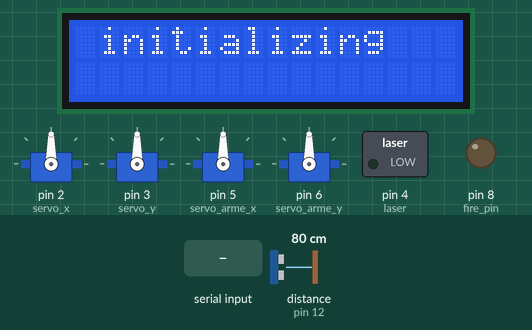
Simulated run of this sketch. Board: Arduino Mega 2560, built with avr-gcc and run on an emulated ATmega2560. On the bench: 16×2 character LCD, 4 × servo, switched loads named in the sketch (green lamp = pin HIGH), output pins drawn as LEDs (lit = HIGH). The inputs (shaded band) are chosen by the test bench; at power-on: distance to the obstacle (sensor on pin 12) 80 cm. The echo pulse lasts 58.3 µs per cm; what the sketch prints to the serial monitor is not drawn.

Above: at 1.7 s.
3.4 s: "x90\n" received over Serial
At 4.6 s:
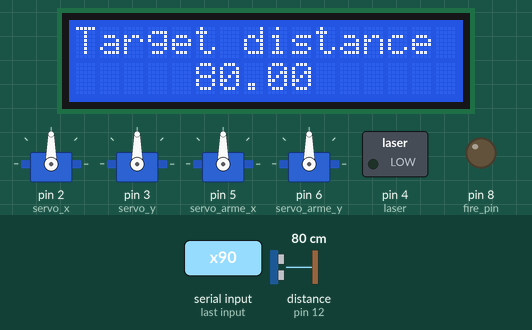
4.9 s: "b/45\n" received over Serial
At 7.5 s:
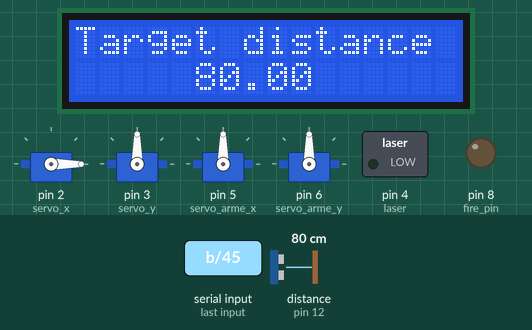
7.9 s: "f90\n" received over Serial
At 8.3 s:
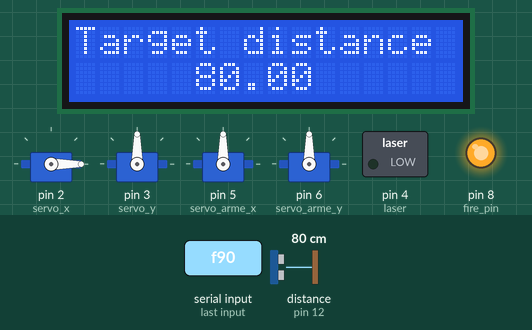
9.4 s: "b90\n" received over Serial
At 10.15 s:
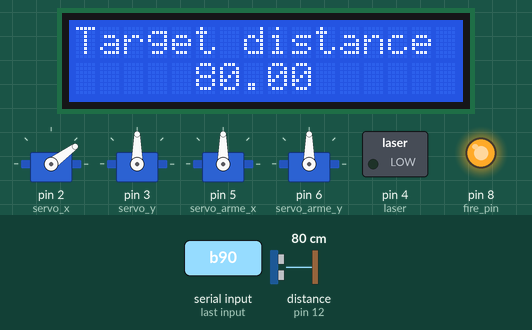
12.4 s: "f/45\n" received over Serial
At 12.9 s:
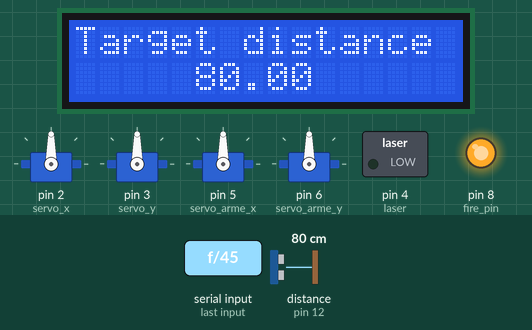
13.9 s: "b\n" received over Serial
At 14.35 s:
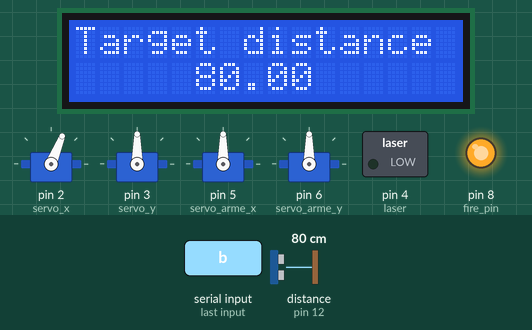
Timing chart, 0 to 17.3 s (numbered marks = the images above; inputs shaded):
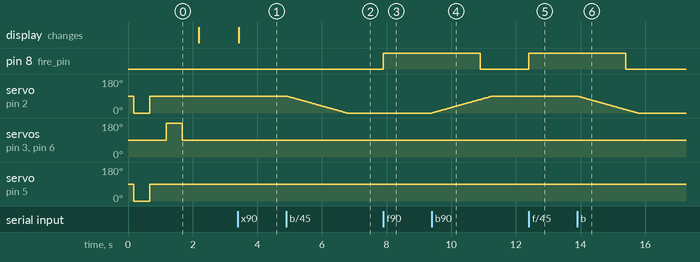

The sketch:

arduino.ino
```cpp
#include <HCSR04.h>
#include<Servo.h>
#include<math.h>
#include <PID_v1.h>
#include <Wire.h>
#include <LiquidCrystal_I2C.h>

LiquidCrystal_I2C lcd(0x27,16,2);  // set the LCD address to 0x27 for a 16 chars and 2 line display

#define NUM_JOY 2
#define MIN_VAL 0
#define MAX_VAL 1023
#define DELAY_MAX 500
#define DELAY_MIN 10
#define DELAY_MOY 1
#define SERVO_X_LIM_MIN 0
#define SERVO_X_LIM_MAX 180
#define SERVO_Y_LIM_MIN 60
#define SERVO_Y_LIM_MAX 160
#define SERVO_X_LIM_MS_MIN 550
#define SERVO_X_LIM_MS_MAX 2400
#define SERVO_Y_LIM_MS_MIN 1300
#define SERVO_Y_LIM_MS_MAX 2200
#define DISTANCE_TRESHOLD 5
int delay_tir = 3000;
bool tir_state =false;
byte triggerPin = 11;
byte echoPin = 12;
float distance;
float ecart_x = 25;
float ecart_y = 8;
const int laser = 4;
const int fire_pin = 8;
int ms_step = 4;
double Setpoint_x, Input_x, Output_x;
double Setpoint_y, Input_y, Output_y;
Servo servo_x;
Servo servo_y;
Servo servo_arme_x;
Servo servo_arme_y;
const double Kpx = 0.0271 , Kix = 0.00109, Kdx = 0.000587 ;
const double Kpy = 0.018 , Kiy = 0.0030, Kdy = 0.000106 ;

const int joyPin [2] = {A9, A8};
int c;

float temp_distance;
String msg = "";         // a string to hold incoming data
boolean stringComplete = false;  // whether the string is complete
char  inChar;
int x , y;
int gisement;
int joy_x,joy_y;
int servo_gisement, servo_site;
int servo_x_ms,servo_arme_x_ms,servo_y_ms,servo_arme_y_ms;
int delay_x,delay_y,tx1,tx2,ty1,ty2;
int t1,t2;
int calibration_joystick_value_x,calibration_joystick_value_y;
int joy_error = 2;
int reference[2] = {90,90};
int jeu_x = -6;
int jeu_y = 6;
bool telemetre_state = true;
bool joytick_state = false;
bool gisement_search_state  = false;
bool tracking_state = false;
bool couplage_state = false;
PID PID_x(&Input_x, &Output_x, &Setpoint_x, Kpx, Kix, Kdx, REVERSE);
PID PID_y(&Input_y, &Output_y, &Setpoint_y, Kpy, Kiy, Kdy, REVERSE);
HCSR04 hc(triggerPin, echoPin);
float distance_msg = 0;
// temp
int site;
float projection;
char terminator = '\n';

void setup() {
  pinMode(fire_pin,OUTPUT);
  lcd.init();
  lcd.backlight();
  lcd.setCursor(1,0);
  lcd.print("initializing");
  Serial.begin(115200);
  servo_x.attach(2);
  servo_y.attach(3);
  servo_x.write(reference[0]);
  servo_y.write(reference[1]);
  servo_arme_x.attach(5);
  servo_arme_y.attach(6);
  servo_arme_x.write(reference[0]);
  servo_arme_y.write(reference[1]);
   for (int i = 0; i < NUM_JOY; i++) pinMode(joyPin[i], INPUT);
  msg.reserve(200);
  Setpoint_x = 0;
  Setpoint_y = 0;
  PID_x.SetMode(AUTOMATIC);
  PID_y.SetMode(AUTOMATIC);
  pinMode(laser,OUTPUT);
  digitalWrite(laser,LOW);
  digitalWrite(fire_pin,LOW);
  calibration_joystick_value_x = analogRead(joyPin[0]);
  calibration_joystick_value_y = analogRead(joyPin[1]);
  Serial.println(calibration_joystick_value_x);
  Serial.println(calibration_joystick_value_y);
  delay(100);
  initialisation();
  while (!Serial) {
    ; // wait for serial port to connect. Needed for native USB
  }
Serial.println("ready");
lcd.clear();
}

void loop() {
  if (gisement_search_state)
  {
    gisement = msg.substring(1).toInt();
    gisement_search(gisement);
  }
  if (joytick_state)
  {
    joystick_control();
  }
  //Serial.print("x    ");Serial.print(servo_x.read());
  //Serial.print("        y    ");Serial.println(servo_y.read());
  if (tir_state)fire();
  couplage_state = false;

}


void serialEvent() {
  if (Serial.available()) {
    msg = Serial.readStringUntil(terminator);
    inChar = msg[0];
    if (inChar  == 'b')
    {
      gisement_search_state = true;
      joytick_state = false;
      tracking_state = false;
      tx1 = millis();
      digitalWrite(laser,LOW);

    }
    else if (inChar  == 'j')
    {
      gisement_search_state = false;
      joytick_state = (msg[1] == '1') ? true : false;
      tracking_state = false;
    }
    else if (inChar == 'x')
    {
      gisement_search_state = false;
      joytick_state = false;
      tracking_state = true;
      decode_x_y(msg);
      //tracking();
      tracking_pid();
    }
    else if (inChar == 'd')
    {
      get_distance(msg);
    }
   else if (inChar == 'f')
    {
      t1 = millis();
      digitalWrite(fire_pin,HIGH);
      tir_state = true;
    }
  }
}

void gisement_search( int g)
{
    //Serial.print("gisement    ");Serial.println(g);
    site = reference[1];
    servo_gisement = servo_x.read();
    servo_site = servo_y.read();
    tx2 = millis();
    //Serial.println(tx2 - tx1);
    if (tx2 - tx1 >  DELAY_MOY)
    {
      if (servo_gisement < g)
       {
          servo_x.writeMicroseconds(servo_x.readMicroseconds()+1);
       }
       else if (servo_gisement > g)
       {
         servo_x.writeMicroseconds(servo_x.readMicroseconds()-1);
       }
       if (servo_site < site)
       {
          servo_y.writeMicroseconds(servo_y.readMicroseconds()+1);
       }
       else if (servo_site > site)
       {
         servo_y.writeMicroseconds(servo_y.readMicroseconds()-1);
       }
      if  (servo_site == site &&  gisement == servo_x.read())
      {
        gisement_search_state = false;
        return ;
      }
     tx1 = millis();
  }
}

void joystick_control()
{
    joy_x = map(analogRead(joyPin[0]),MIN_VAL,2*calibration_joystick_value_x,-90,90);
    joy_y = map(analogRead(joyPin[1]),MIN_VAL,2*calibration_joystick_value_y,-90,90);
    delay_x = map(abs(joy_x),90,0,DELAY_MIN,DELAY_MAX);
    delay_y = map(abs(joy_y),90,0,DELAY_MIN,DELAY_MAX);
    tx2 = millis();
    ty2 = millis();
    if (tx2 - tx1 > delay_x)
    {
      if(joy_x>+joy_error)
      {
        servo_go_to('X',servo_x.readMicroseconds()+ms_step);
      }
      else if (joy_x<-joy_error)
      {
        servo_go_to('X',servo_x.readMicroseconds()-ms_step);
      }
     tx1 = millis();
    }
    if (ty2 - ty1 > delay_y)
    {
      if(joy_y> joy_error)
      {
        servo_go_to('Y',servo_y.readMicroseconds()-ms_step);
      }
      else if (joy_y< -joy_error)
      {
        servo_go_to('Y',servo_y.readMicroseconds()+ms_step);
      }
      ty1 = millis();
    }
}


void servo_go_to(char type,int angle)
{

  Serial.println(angle);
 if (type == 'X')
 {
     if (angle < SERVO_X_LIM_MS_MIN)
     {
       servo_x.writeMicroseconds(SERVO_X_LIM_MS_MIN);
     }
     else if (angle > SERVO_X_LIM_MS_MAX)
     {
       servo_x.writeMicroseconds(SERVO_X_LIM_MS_MAX);
     }
     else
     {
        servo_x.writeMicroseconds(angle);
     }
     return;
 }
 else if (type == 'Y')
 {
     if (angle < SERVO_Y_LIM_MS_MIN)
     {
       servo_y.writeMicroseconds(SERVO_Y_LIM_MS_MIN);
     }
     else if (angle > SERVO_Y_LIM_MS_MAX)
     {
       servo_y.writeMicroseconds(SERVO_Y_LIM_MS_MAX);
     }
     else
     {
       servo_y.writeMicroseconds(angle);
     }
   return;
 }
}

void decode_x_y(String myString)
{
  x = myString.substring(1,myString.indexOf('/')).toInt();
  y = myString.substring(myString.indexOf('/')+1).toInt();
  couplage_state = myString.substring(myString.indexOf('#')+1).toInt();
  Input_x = abs(x);
  Input_y = abs(y);

  //Serial.print("x    ");Serial.print(x);
  //Serial.print("    y    ");Serial.println(y);
}

void tracking()
{
   if (x > 0)
  {
     //servo_go_to('X',servo_x.read()-1);
  }
  else if (x < 0)
  {
     //servo_go_to('X',servo_x.read()+1);
  }
  if (y > 0)
  {
      //servo_go_to('Y',servo_y.read()+1);
  }
  else if (y < 0)
  {
      //servo_go_to('Y',servo_y.read()-1);
  }
}

void tracking_pid()
{/*
  servo_x_ms = servo_x.readMicroseconds() - x*Kp;
  servo_y_ms = servo_y.readMicroseconds() + y*Kp/2;
  if (servo_x_ms < SERVO_X_LIM_MS_MIN)
  {
     servo_x.write(SERVO_X_LIM_MS_MIN);
  }
  else if (servo_x_ms > SERVO_X_LIM_MS_MAX)
  {
     servo_x.write(SERVO_X_LIM_MS_MAX);
  }
 else
  {
    servo_x.writeMicroseconds(servo_x_ms);
  }
  if (servo_y_ms < SERVO_Y_LIM_MS_MIN)
  {
    servo_x.write(SERVO_Y_LIM_MS_MIN);
  }
  else if (servo_y_ms > SERVO_Y_LIM_MS_MAX)
  {
    servo_y.write(SERVO_Y_LIM_MS_MAX);
  }
  else
  {
    servo_y.writeMicroseconds(servo_y_ms);
  }
  */
  PID_x.Compute();
  PID_y.Compute();
  //Serial.print("input_x    ");Serial.println(Input_x);
  //Serial.print("output_x    ");Serial.println(Output_x);
  //Serial.print("input_y    ");Serial.println(Input_y);
  //Serial.print("output_y    ");Serial.println(Output_y);
  servo_x.writeMicroseconds(servo_x.readMicroseconds() - (x/abs(x))*Output_x);
  servo_y.writeMicroseconds(servo_y.readMicroseconds() + (y/abs(y))*Output_y);
  if (telemetre_state == true)
  {
    distance = hc.dist();
    if (distance < DISTANCE_TRESHOLD)
    {
       return;
    }
    lcd.clear();
    lcd.setCursor(0,0);
    lcd.print("Target distance");
    lcd.setCursor(5,1);
    lcd.print(distance);
  }
  digitalWrite(laser,couplage_state);
  if (couplage_state)
      {
         servo_x_ms =map(parallaxe(servo_x.read(),distance,ecart_x),0,180,455,2400);
         servo_arme_x_ms = servo_arme_x.readMicroseconds();
         servo_y_ms = map(parallaxe(servo_y.read(),distance,ecart_y),0,180,2400,455);
         servo_arme_y_ms = servo_arme_y.readMicroseconds();
         //Serial.print(servo_x_ms);
         //Serial.print("       ");
         //Serial.println(servo_arme_x_ms);
         /*if (servo_x_ms > servo_arme_x_ms)
          {
            servo_arme_x.writeMicroseconds(servo_arme_x_ms + ms_step);
          }
          else if (servo_x_ms < servo_arme_x_ms)
          {
            servo_arme_x.writeMicroseconds(servo_arme_x_ms - ms_step);
          }
          if (servo_y_ms > servo_arme_y_ms)
          {
            servo_arme_y.writeMicroseconds(servo_arme_y_ms + ms_step);
          }
          else if (servo_y_ms < servo_arme_y_ms)
          {
            servo_arme_y.writeMicroseconds(servo_arme_y_ms - ms_step);
          }
          */
         servo_arme_x.write(parallaxe(servo_x.read(),distance,ecart_x)+jeu_x);
         servo_arme_y.write(parallaxe(servo_y.read(),distance,ecart_y)+jeu_y);
         //Serial.println(distance);

         delay(10);
      }
}

void get_distance(String msg)
{
  distance_msg  =  msg.substring(1).toInt();
  distance = distance_msg;
  if (distance_msg > 0)
  {
     lcd.clear();
     lcd.setCursor(0,0);
     lcd.print("Target distance");
     lcd.setCursor(5,1);
     lcd.print(distance);
     telemetre_state = false;
  }
  else
  {
     telemetre_state = true;
  }
}

float parallaxe(float angle,float distance,float ecart)
{
  float angle_rad  = angle * PI /180;
  projection = ecart - distance*cos(angle_rad);
  if (projection > 0) return 180-atan((distance* sin(angle_rad))/(projection))*180/PI;
  else if (projection < 0) return atan((distance* sin(angle_rad))/(-projection))*180/PI;
}


void fire()
{
  t2= millis();
  if (t2 - t1 > delay_tir)
  {
      digitalWrite(fire_pin,LOW);
      tir_state = false;
  }
}

void initialisation()
{
  servo_x.write(0);
  servo_arme_x.write(0);
  delay(500);
  servo_x.write(reference[0]);
  servo_arme_x.write(reference[0]);
  delay(500);
  servo_y.write(180);
  servo_arme_y.write(180);
  delay(500);
  servo_y.write(reference[1]);
  servo_arme_y.write(reference[1]);
  delay(500);

}
```

Measured:
- after the input at 3.4 s, the display: changes at once (image 1)
- after the input at 4.9 s, servo on pin 2 (servo_x): moves from 90° to 0° over 1.9 s, starting at once
- after the input at 7.9 s, pin 8 (fire_pin): LOW → HIGH at once
- after the input at 9.4 s, servo on pin 2 (servo_x): moves from 0° to 90° over 1.9 s, starting at once
- after the input at 12.4 s, pin 8 (fire_pin): LOW → HIGH at once
- after the input at 13.9 s, servo on pin 2 (servo_x): moves from 90° to 0° over 1.9 s, starting at once
